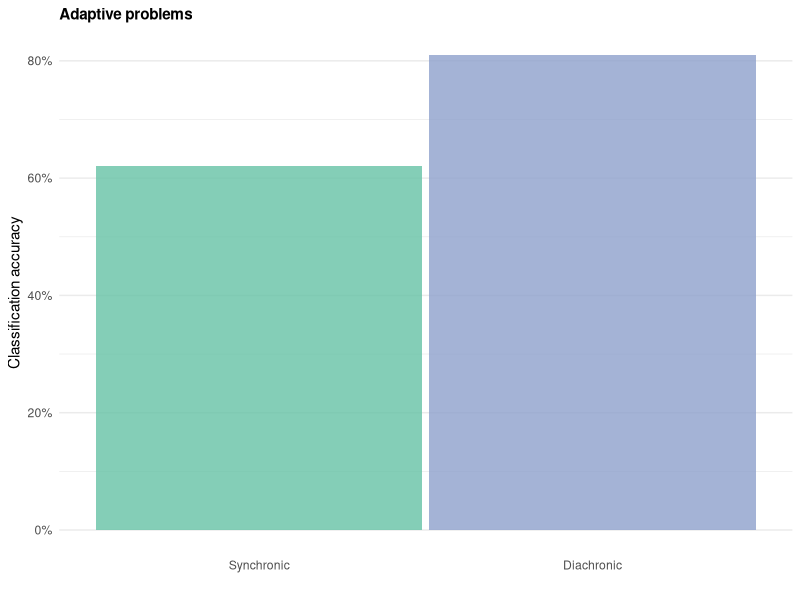
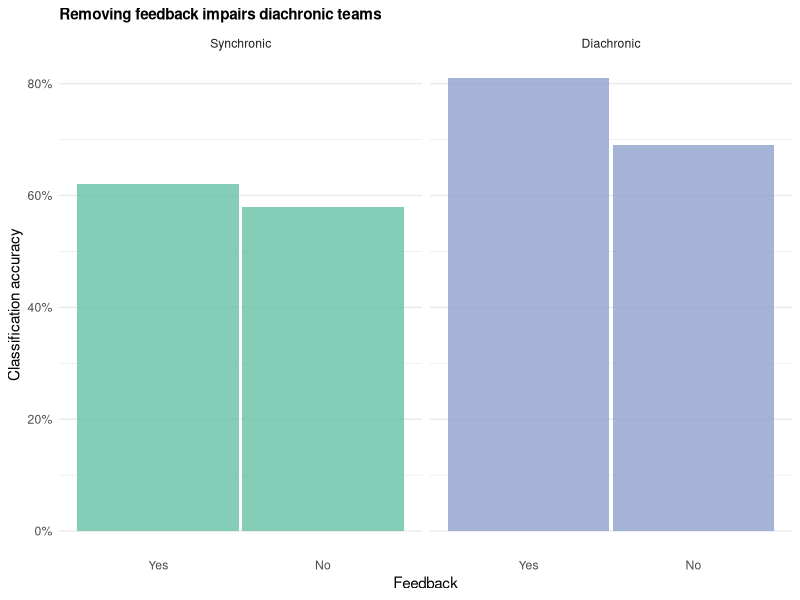
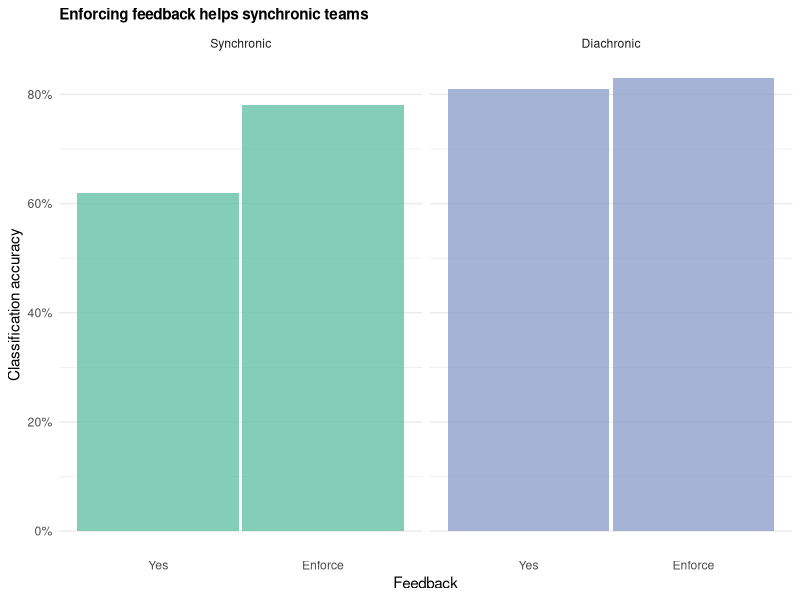
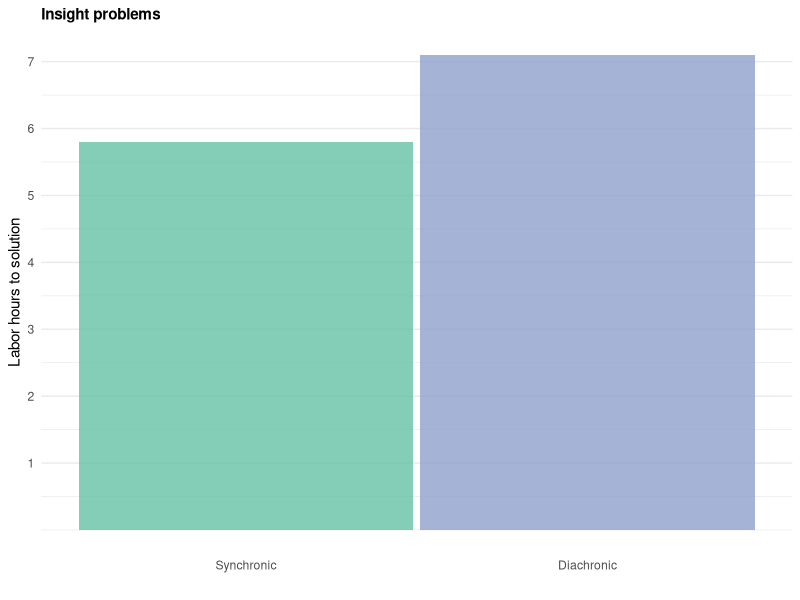
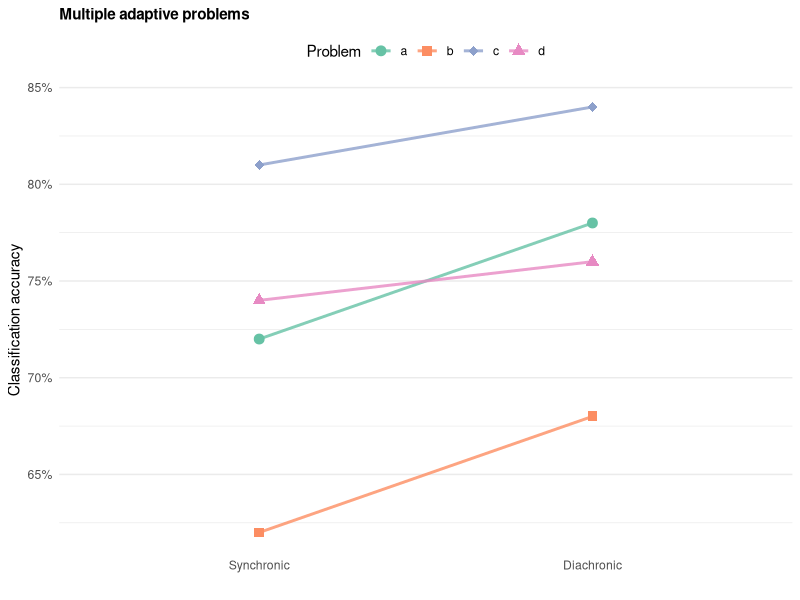

These charts were generated, in order, by the following R code:
# ---- hypotheses
library(magrittr)
library(dplyr)
library(stringr)
library(ggplot2)
library(scales)
library(gridExtra)

team_structures <- c("synchronic", "diachronic")
feedback_types <- c("yes", "no", "enforce")

recode_team_structures <- function(frame) {
  team_structures_map <- data_frame(
    team_structure = team_structures,
    team_factor = factor(team_structures, levels = team_structures,
                         labels = str_to_title(team_structures))
  )
  left_join(frame, team_structures_map)
}

recode_feedback_types <- function(frame) {
  feedback_map <- data_frame(
    feedback_type = feedback_types,
    feedback_factor = factor(feedback_type, levels = feedback_types,
                             labels = str_to_title(feedback_types))
  )
  left_join(frame, feedback_map)
}

# theme
default_alpha <- 0.8
default_bar_width <- 0.98

base_theme <- theme_minimal() +
  theme(
    axis.ticks = element_blank(),
    panel.grid.major.x = element_blank(),
    plot.title = element_text(size = 11, face = "bold")
  )

colors <- RColorBrewer::brewer.pal(3, "Set2")
names(colors) <- c("green", "orange", "blue")
team_colors <- c(colors[["green"]], colors[["blue"]])

scale_y_classification_accuracy <- scale_y_continuous("Classification accuracy", labels = percent)
scale_fill_team_factor <- scale_fill_manual(values = team_colors)

base_plot <- ggplot() +
  base_theme

# ---- team-structure-results
exp1 <- data_frame(
  team_structure = team_structures,
  classification_accuracy = c(0.62, 0.81)
) %>% recode_team_structures

(base_plot %+% exp1) +
  geom_bar(aes(team_factor, classification_accuracy, fill = team_factor),
           stat = "identity", width = default_bar_width, alpha = default_alpha) +
  xlab("") +
  scale_y_classification_accuracy +
  scale_fill_team_factor +
  guides(fill = "none") +
  ggtitle("Adaptive problems")

# ---- feedback-results
exp2 <- expand.grid(
  feedback_type = feedback_types,
  team_structure = team_structures
)
# > exp2
#   feedback_type team_structure
# 1           yes     synchronic
# 2            no     synchronic
# 3       enforce     synchronic
# 4           yes     diachronic
# 5            no     diachronic
# 6       enforce     diachronic
exp2$classification_accuracy <- c(62, 58, 78, 81, 69, 83)/100
exp2 %<>%
  recode_team_structures %>%
  recode_feedback_types

exp2_treatment_no <- exp2 %>%
  filter(feedback_type %in% c("yes", "no"))

exp2_treatment_yes <- exp2 %>%
  filter(feedback_type %in% c("yes", "enforce"))

treatment_plot <- base_plot +
  geom_bar(aes(feedback_factor, classification_accuracy, fill = team_factor),
           stat = "identity", width = default_bar_width, alpha = default_alpha) +
  facet_wrap("team_factor", nrow = 1) +
  xlab("Feedback") +
  scale_y_classification_accuracy +
  scale_fill_team_factor +
  guides(fill = "none")

(treatment_plot %+% exp2_treatment_no) +
  ggtitle("Removing feedback impairs diachronic teams")

(treatment_plot %+% exp2_treatment_yes) +
  ggtitle("Enforcing feedback helps synchronic teams")

# ---- insight-results
exp3 <- data_frame(
  team_structure = team_structures,
  labor_hours_to_solution = c(5.8, 7.1)
) %>%
  recode_team_structures

(base_plot %+% exp3) +
  geom_bar(aes(team_factor, labor_hours_to_solution, fill = team_factor),
           stat = "identity", width = default_bar_width, alpha = default_alpha) +
  xlab("") +
  scale_y_continuous("Labor hours to solution", breaks = 1:8) +
  scale_fill_team_factor +
  guides(fill = "none") +
  ggtitle("Insight problems")

# ---- multiple-projects-results
exp4 <- expand.grid(
  team_structure = team_structures,
  problem_id = letters[1:4]
)
# > exp4
#   team_structure problem_id
# 1     synchronic          a
# 2     diachronic          a
# 3     synchronic          b
# 4     diachronic          b
# 5     synchronic          c
# 6     diachronic          c
# 7     synchronic          d
# 8     diachronic          d
exp4$classification_accuracy <- c(72, 78, 62, 68, 81, 84, 74, 76)/100
exp4 %<>%
  recode_team_structures

(base_plot %+% exp4) +
  geom_line(aes(team_factor, classification_accuracy, group = problem_id, color = problem_id),
            size = 1, alpha = default_alpha) +
  geom_point(aes(team_factor, classification_accuracy, shape = problem_id, color = problem_id),
             size = 3) +
  xlab("") +
  scale_y_classification_accuracy +
  scale_color_brewer("Problem", palette = "Set2") +
  scale_shape_manual("Problem", values = c(19, 15, 18, 17)) +
  theme(legend.position = "top") +
  ggtitle("Multiple adaptive problems")